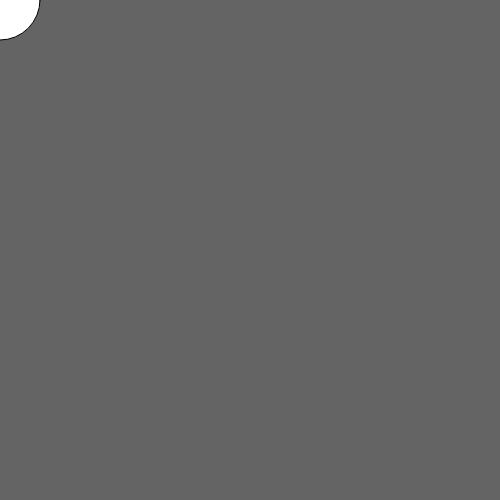
Frame 1 (no input)
Frame 60 (no input): identical to frame 1, image omitted
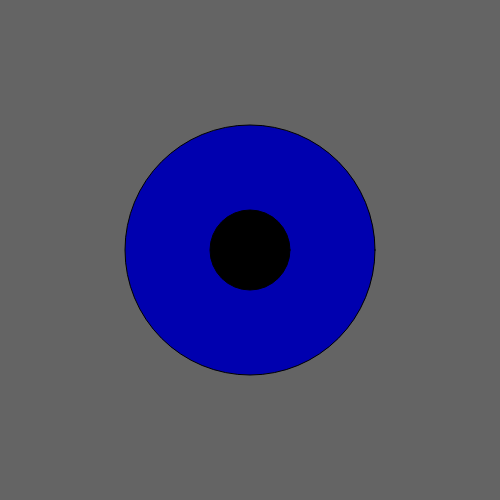
Frame 120 (the mouse pressed at the canvas centre since frame 60)

The p5.js sketch that drew these frames (run headless with seeded random() and noise() and a simulated clock; from frame 60 on, the mouse is pressed at the canvas centre):

// p5.js sketch
// ── sketch.js
function setup() {
  createCanvas(500,500);
}

function draw() {
  background (100);
  fill(0, 0, mouseX * 0.7);

  ellipse(250, 250, mouseX, mouseY);


  if (mouseIsPressed) {
    fill(0);

  } else {
    fill(255);

  }
  ellipse(mouseX, mouseY, 80, 80);

}
